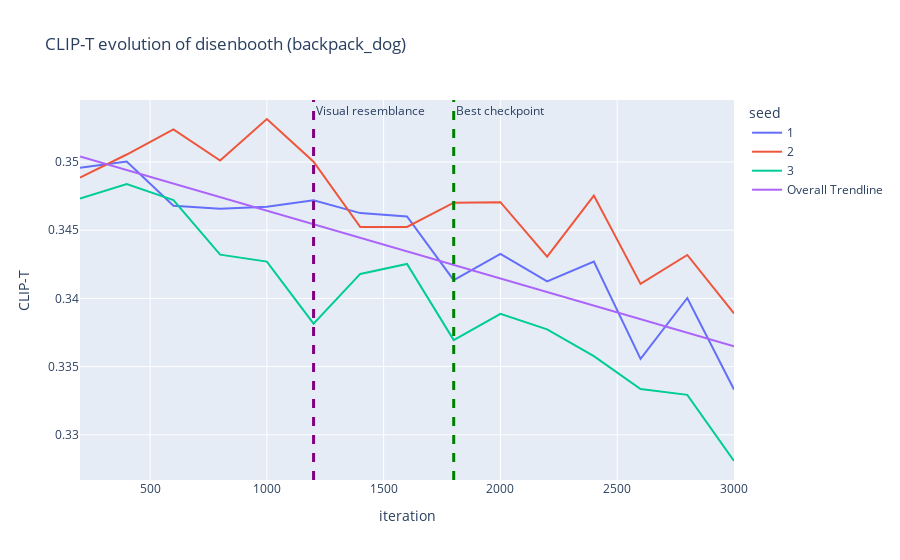

Notebook code cell kept with this figure:
### Code cell
import plotly.express as px
from plotly.subplots import make_subplots
import plotly.graph_objs as go


def make_metric_evolution_plot(method='dreambooth', concept='can', metric='CLIP-T'):
    subdf = df[df['method'] == method]
    subdf = subdf[subdf['concept'] == concept]
    title = f'{metric} evolution of {method} ({concept})'
    print(metric)
    fig = px.scatter(subdf, x="iteration", y=metric, title=title, color='seed' , trendline="ols", trendline_scope='overall')

    fig.update_traces(mode = 'lines')
    fig.add_vline(x=visresemblance_start[method][concept], line_width=3, line_dash="dash", line_color="purple", annotation_text="Visual resemblance")
    fig.add_vline(x=optimal_checkpoints[method][concept], line_width=3, line_dash="dash", line_color="green", annotation_text="Best checkpoint")
    ##fig.update_layout(showlegend=True)
    
    fig.update_yaxes(nticks=10)
    # fig.update_xaxes(nticks=10)
    return fig

method = 'disenbooth'
concept = 'backpack_dog'
fig = make_metric_evolution_plot(method, concept, 'CLIP-T')
'''
fig = make_subplots(rows=3, cols=1)
print(type(fig))
for i, metric in enumerate(['CLIP-T', 'DINO', 'DIV']):
    traces = make_metric_evolution_plot('dreambooth', 'can', metric)
    for trace in range(len(traces["data"])):
        print(trace, i)
        fig.append_trace(traces["data"][trace], row=i + 1, col=1)
'''
fig.show()

### Figure 1 — Plotly figure (JSON) as saved in the notebook; plotly's stock layout.template omitted (floating-point values rounded to 4 significant figures)
{"data": [{"hovertemplate": "seed=1<br>iteration=%{x}<br>CLIP-T=%{y}<extra></extra>", "legendgroup": "1", "marker": {"color": "#636efa", "symbol": "circle"}, "mode": "lines", "name": "1", "orientation": "v", "showlegend": true, "type": "scatter", "x": [200, 400, 600, 800, 1000, 1200, 1400, 1600, 1800, 2000, 2200, 2400, 2600, 2800, 3000], "xaxis": "x", "y": [0.3496, 0.35, 0.3468, 0.3466, 0.3467, 0.3472, 0.3463, 0.346, 0.3413, 0.3433, 0.3412, 0.3427, 0.3356, 0.34, 0.3333], "yaxis": "y"}, {"hovertemplate": "seed=2<br>iteration=%{x}<br>CLIP-T=%{y}<extra></extra>", "legendgroup": "2", "marker": {"color": "#EF553B", "symbol": "circle"}, "mode": "lines", "name": "2", "orientation": "v", "showlegend": true, "type": "scatter", "x": [200, 400, 600, 800, 1000, 1200, 1400, 1600, 1800, 2000, 2200, 2400, 2600, 2800, 3000], "xaxis": "x", "y": [0.3488, 0.3505, 0.3524, 0.3501, 0.3531, 0.35, 0.3452, 0.3452, 0.347, 0.3471, 0.3431, 0.3475, 0.3411, 0.3432, 0.3389], "yaxis": "y"}, {"hovertemplate": "seed=3<br>iteration=%{x}<br>CLIP-T=%{y}<extra></extra>", "legendgroup": "3", "marker": {"color": "#00cc96", "symbol": "circle"}, "mode": "lines", "name": "3", "orientation": "v", "showlegend": true, "type": "scatter", "x": [200, 400, 600, 800, 1000, 1200, 1400, 1600, 1800, 2000, 2200, 2400, 2600, 2800, 3000], "xaxis": "x", "y": [0.3473, 0.3484, 0.3472, 0.3432, 0.3427, 0.3381, 0.3418, 0.3425, 0.3369, 0.3389, 0.3377, 0.3358, 0.3334, 0.3329, 0.3281], "yaxis": "y"}, {"hovertemplate": "<b>OLS trendline</b><br>CLIP-T = -4.9667e-06 * iteration + 0.35139<br>R<sup>2</sup>=0.578440<br><br>iteration=%{x}<br>CLIP-T=%{y} <b>(trend)</b><extra></extra>", "legendgroup": "Overall Trendline", "line": {"color": "#ab63fa"}, "mode": "lines", "name": "Overall Trendline", "showlegend": true, "type": "scatter", "x": [200, 200, 200, 400, 400, 400, 600, 600, 600, 800, 800, 800, 1000, 1000, 1000, 1200, 1200, 1200, 1400, 1400, 1400, 1600, 1600, 1600, 1800, 1800, 1800, 2000, 2000, 2000, 2200, 2200, 2200, 2400, 2400, 2400, 2600, 2600, 2600, 2800, 2800, 2800, 3000, 3000, 3000], "xaxis": "x", "y": [0.3504, 0.3504, 0.3504, 0.3494, 0.3494, 0.3494, 0.3484, 0.3484, 0.3484, 0.3474, 0.3474, 0.3474, 0.3464, 0.3464, 0.3464, 0.3454, 0.3454, 0.3454, 0.3444, 0.3444, 0.3444, 0.3434, 0.3434, 0.3434, 0.3424, 0.3424, 0.3424, 0.3415, 0.3415, 0.3415, 0.3405, 0.3405, 0.3405, 0.3395, 0.3395, 0.3395, 0.3385, 0.3385, 0.3385, 0.3375, 0.3375, 0.3375, 0.3365, 0.3365, 0.3365], "yaxis": "y"}], "layout": {"annotations": [{"showarrow": false, "text": "Visual resemblance", "x": 1200, "xanchor": "left", "xref": "x", "y": 1, "yanchor": "top", "yref": "y domain"}, {"showarrow": false, "text": "Best checkpoint", "x": 1800, "xanchor": "left", "xref": "x", "y": 1, "yanchor": "top", "yref": "y domain"}], "autosize": true, "legend": {"title": {"text": "seed"}, "tracegroupgap": 0}, "shapes": [{"line": {"color": "purple", "dash": "dash", "width": 3}, "type": "line", "x0": 1200, "x1": 1200, "xref": "x", "y0": 0, "y1": 1, "yref": "y domain"}, {"line": {"color": "green", "dash": "dash", "width": 3}, "type": "line", "x0": 1800, "x1": 1800, "xref": "x", "y0": 0, "y1": 1, "yref": "y domain"}], "title": {"text": "CLIP-T evolution of disenbooth (backpack_dog)"}, "xaxis": {"anchor": "y", "autorange": true, "domain": [0, 1], "range": [200, 3000], "title": {"text": "iteration"}, "type": "linear"}, "yaxis": {"anchor": "x", "autorange": true, "domain": [0, 1], "nticks": 10, "range": [0.3267, 0.3545], "title": {"text": "CLIP-T"}, "type": "linear"}}}
